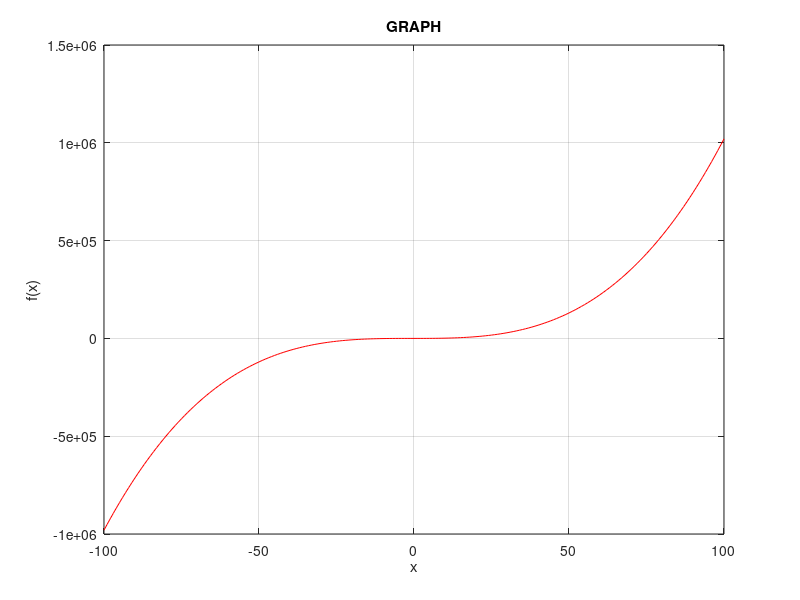

The MATLAB source for this figure:
clear all
clc
x=[-100:1:100]
a=1
b=2
c=3
d=4
y=a*power(x,3)+b*power(x,2)+c*x+d
plot(x,y,'r')
grid on
xlabel('x')
ylabel('f(x)')
title('GRAPH')


